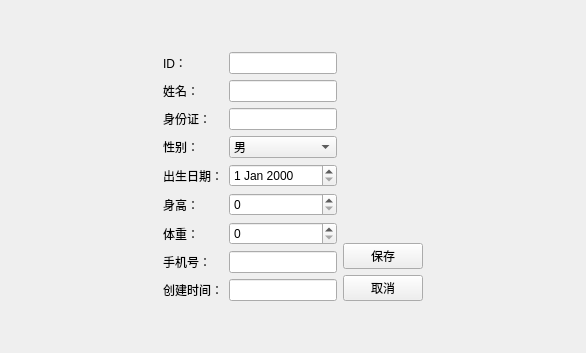
<?xml version="1.0" encoding="UTF-8"?>
<ui version="4.0">
 <class>PatientEditView</class>
 <widget class="QWidget" name="PatientEditView">
  <property name="geometry">
   <rect>
    <x>0</x>
    <y>0</y>
    <width>586</width>
    <height>353</height>
   </rect>
  </property>
  <property name="minimumSize">
   <size>
    <width>0</width>
    <height>0</height>
   </size>
  </property>
  <property name="maximumSize">
   <size>
    <width>16777215</width>
    <height>16777215</height>
   </size>
  </property>
  <property name="windowTitle">
   <string>编辑患者信息</string>
  </property>
  <layout class="QVBoxLayout" name="verticalLayout_2">
   <item>
    <spacer name="verticalSpacer_2">
     <property name="orientation">
      <enum>Qt::Vertical</enum>
     </property>
     <property name="sizeHint" stdset="0">
      <size>
       <width>20</width>
       <height>44</height>
      </size>
     </property>
    </spacer>
   </item>
   <item>
    <layout class="QHBoxLayout" name="horizontalLayout_2">
     <item>
      <spacer name="horizontalSpacer">
       <property name="orientation">
        <enum>Qt::Horizontal</enum>
       </property>
       <property name="sizeHint" stdset="0">
        <size>
         <width>121</width>
         <height>20</height>
        </size>
       </property>
      </spacer>
     </item>
     <item>
      <layout class="QHBoxLayout" name="horizontalLayout">
       <item>
        <layout class="QFormLayout" name="formLayout">
         <item row="0" column="0">
          <widget class="QLabel" name="label">
           <property name="text">
            <string>ID：</string>
           </property>
           <property name="alignment">
            <set>Qt::AlignLeading|Qt::AlignLeft|Qt::AlignVCenter</set>
           </property>
          </widget>
         </item>
         <item row="0" column="1">
          <widget class="QLineEdit" name="dbEditID"/>
         </item>
         <item row="1" column="0">
          <widget class="QLabel" name="label_2">
           <property name="text">
            <string>姓名：</string>
           </property>
           <property name="alignment">
            <set>Qt::AlignRight|Qt::AlignTrailing|Qt::AlignVCenter</set>
           </property>
          </widget>
         </item>
         <item row="1" column="1">
          <widget class="QLineEdit" name="dbEditName"/>
         </item>
         <item row="2" column="0">
          <widget class="QLabel" name="label_4">
           <property name="text">
            <string>身份证：</string>
           </property>
           <property name="alignment">
            <set>Qt::AlignRight|Qt::AlignTrailing|Qt::AlignVCenter</set>
           </property>
          </widget>
         </item>
         <item row="2" column="1">
          <widget class="QLineEdit" name="dbEditIDCard"/>
         </item>
         <item row="3" column="0">
          <widget class="QLabel" name="label_3">
           <property name="text">
            <string>性别：</string>
           </property>
           <property name="alignment">
            <set>Qt::AlignRight|Qt::AlignTrailing|Qt::AlignVCenter</set>
           </property>
          </widget>
         </item>
         <item row="3" column="1">
          <widget class="QComboBox" name="dbComboSex">
           <item>
            <property name="text">
             <string>男</string>
            </property>
           </item>
           <item>
            <property name="text">
             <string>女</string>
            </property>
           </item>
          </widget>
         </item>
         <item row="4" column="0">
          <widget class="QLabel" name="label_7">
           <property name="text">
            <string>出生日期：</string>
           </property>
           <property name="alignment">
            <set>Qt::AlignRight|Qt::AlignTrailing|Qt::AlignVCenter</set>
           </property>
          </widget>
         </item>
         <item row="5" column="0">
          <widget class="QLabel" name="label_6">
           <property name="text">
            <string>身高：</string>
           </property>
           <property name="alignment">
            <set>Qt::AlignRight|Qt::AlignTrailing|Qt::AlignVCenter</set>
           </property>
          </widget>
         </item>
         <item row="5" column="1">
          <widget class="QSpinBox" name="dbSpinHeight"/>
         </item>
         <item row="6" column="0">
          <widget class="QLabel" name="label_5">
           <property name="text">
            <string>体重：</string>
           </property>
           <property name="alignment">
            <set>Qt::AlignRight|Qt::AlignTrailing|Qt::AlignVCenter</set>
           </property>
          </widget>
         </item>
         <item row="6" column="1">
          <widget class="QSpinBox" name="dbSpinWeight"/>
         </item>
         <item row="7" column="0">
          <widget class="QLabel" name="label_8">
           <property name="text">
            <string>手机号：</string>
           </property>
           <property name="alignment">
            <set>Qt::AlignRight|Qt::AlignTrailing|Qt::AlignVCenter</set>
           </property>
          </widget>
         </item>
         <item row="7" column="1">
          <widget class="QLineEdit" name="dbEditMobile"/>
         </item>
         <item row="8" column="0">
          <widget class="QLabel" name="label_9">
           <property name="text">
            <string>创建时间：</string>
           </property>
          </widget>
         </item>
         <item row="8" column="1">
          <widget class="QLineEdit" name="dbCreatedTimestamp"/>
         </item>
         <item row="4" column="1">
          <widget class="QDateEdit" name="dbDateEditDOB"/>
         </item>
        </layout>
       </item>
       <item>
        <layout class="QVBoxLayout" name="verticalLayout">
         <item>
          <spacer name="verticalSpacer">
           <property name="orientation">
            <enum>Qt::Vertical</enum>
           </property>
           <property name="sizeHint" stdset="0">
            <size>
             <width>20</width>
             <height>40</height>
            </size>
           </property>
          </spacer>
         </item>
         <item>
          <widget class="QPushButton" name="pushButton">
           <property name="text">
            <string>保存</string>
           </property>
          </widget>
         </item>
         <item>
          <widget class="QPushButton" name="pushButton_2">
           <property name="text">
            <string>取消</string>
           </property>
          </widget>
         </item>
        </layout>
       </item>
      </layout>
     </item>
     <item>
      <spacer name="horizontalSpacer_2">
       <property name="orientation">
        <enum>Qt::Horizontal</enum>
       </property>
       <property name="sizeHint" stdset="0">
        <size>
         <width>40</width>
         <height>20</height>
        </size>
       </property>
      </spacer>
     </item>
    </layout>
   </item>
   <item>
    <spacer name="verticalSpacer_3">
     <property name="orientation">
      <enum>Qt::Vertical</enum>
     </property>
     <property name="sizeHint" stdset="0">
      <size>
       <width>20</width>
       <height>44</height>
      </size>
     </property>
    </spacer>
   </item>
  </layout>
 </widget>
 <resources/>
 <connections/>
</ui>
